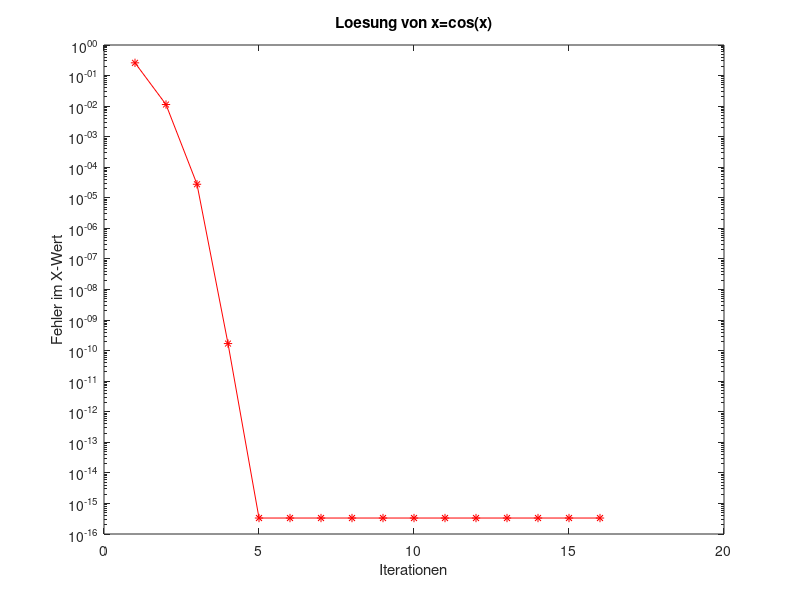

This chart was generated by the following MATLAB code:
% Programm zur Loesung von x=cos(x)
xn = 1; % Startwert Newton
xr = 0.739085133215161; % wahre Loesung
xnlist = xn-xr;% Fehlerliste 
for i=1:15
  xn = xn-(xn-cos(xn))/(1+sin(xn)); % Newton
  xnlist = [xnlist xn-xr];
end
% Listenausgabe
format long
xnlist'
% Plotausgabe
semilogy(1:length(xnlist),abs(xnlist),'r*-')
title('Loesung von x=cos(x)')
xlabel('Iterationen')
ylabel('Fehler im X-Wert')
